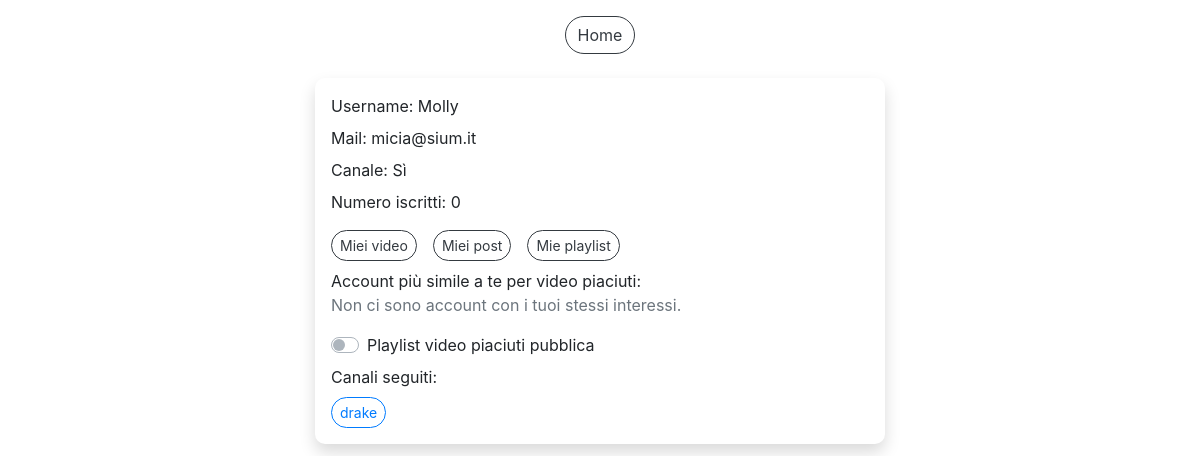
The app's page /info.php (signed in), older data.
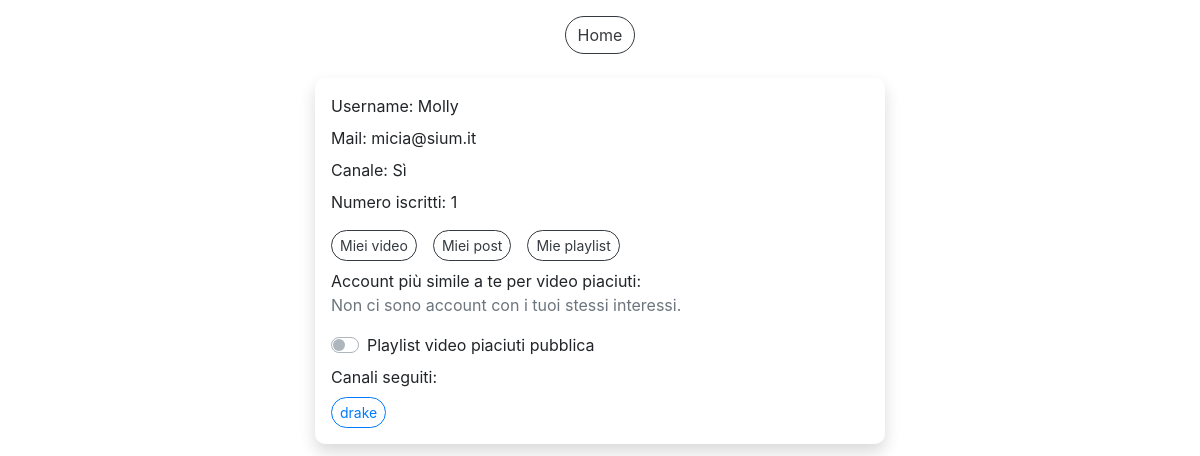
The same page, newer data.
### tables this page shows
CREATE TABLE `accounts` (
  `IdAccount` int(11) NOT NULL,
  `Username` varchar(40) NOT NULL,
  `Mail` varchar(40) NOT NULL,
  `Password` varchar(100) NOT NULL,
  `Canale` tinyint(1) NOT NULL,
  `NumeroIscritti` int(11) DEFAULT NULL
);

### check_canale.php (called while the page is built, shortened)
<?php
  include("db.php");
  $sql="SELECT * FROM Accounts WHERE IdAccount=?";
  $query=$db->prepare($sql);
  $dati=array($_SESSION["loginID"]);
  $query->execute($dati);
  $ris=$query->fetchAll();
  foreach($ris as $row) {
    $canale=$row["Canale"];
  }
?>

### info.php (the view, shortened to what this page needs)
<!DOCTYPE html>
<html>
<head>
  <link rel="stylesheet" href="css/style.css">
  <link rel="stylesheet" href="css/custom_style.css">
</head>
<body>
  <?php
    include("db.php");
    include("check_canale.php");
  ?>
  <div class="container-fluid pt-3">
    <div class="row justify-content-center">
      <button type="button" class="btn btn-outline-dark" onclick="location.href='home.php'">Home</button>
    </div>
    <div id="infoDiv" class="row justify-content-center mt-4">
      <div class="col shadow p-3" style="border-radius: 10px 10px 10px 10px; margin: auto; max-width: 570px">
      <?php
        $canaleStr="No";
        if($canale) $canaleStr="Sì";
        foreach($ris as $row) {
          echo '<div class="mb-2">Username: '. $row["Username"] .'</div>
                <div class="mb-2">Mail: '. $row["Mail"] .'</div>
                <div class="mb-2">Canale: '. $canaleStr .'</div>';
          if($canale) {
            echo '<div class="mb-2">Numero iscritti: '. $row["NumeroIscritti"] .'</div>';
            echo '<button type="button" class="btn btn-outline-dark btn-sm mt-2 mb-2 mr-3" onclick="location.href=\'miei_video.php\'">Miei video</button>';
            echo '<button type="button" class="btn btn-outline-dark btn-sm mt-2 mb-2 mr-3" onclick="location.href=\'miei_post.php\'">Miei post</button>';
          } else {
            echo '<button type="button" class="btn btn-outline-dark btn-sm mt-2 mb-2 mr-3" onclick="confirmChannel()">Attiva canale</button>';
          }
          echo '<button type="button" class="btn btn-outline-dark btn-sm mt-2 mb-2" onclick="location.href=\'mie_playlist.php\'">Mie playlist</button>';
          echo '<div>Account più simile a te per video piaciuti:';
          $sql="SELECT p1.IdPlaylist, Username, Canale, count(*) AS num FROM Accounts a1, Playlists p1, Composizioni_playlists c1 WHERE a1.IdAccount=p1.IdAccount AND p1.IdPlaylist=c1.IdPlaylist AND p1.Pubblica=1 AND p1.TipoPlaylist=2
                AND a1.IdAccount!=? AND c1.IdVideo=ANY(SELECT c2.IdVideo FROM Playlists p2, Composizioni_playlists c2 WHERE p2.IdPlaylist=c2.IdPlaylist AND p2.TipoPlaylist=2 AND p2.IdAccount=?)
                GROUP BY a1.IdAccount, p1.idPlaylist ORDER BY num DESC LIMIT 1";
          $query=$db->prepare($sql);
          $dati=array($_SESSION["loginID"], $_SESSION["loginID"]);
          $query->execute($dati);
          $ris=$query->fetchAll();
          if(count($ris)==0) {
            echo '<p class="text-muted">Non ci sono account con i tuoi stessi interessi.</p>';
          }
          $pubbl="";
          echo '</div>';
          echo '<div class="custom-control custom-switch mb-2">
                  <input type="checkbox" class="custom-control-input" id="likesSwitch" onclick="switchLikesPubbl()" '. $pubbl .'>
                  <label class="custom-control-label" id="likesSwitchLabel" for="likesSwitch">Playlist video piaciuti pubblica</label>
                </div>';
          echo '<div>Canali seguiti:<div>';
          $sql="SELECT * FROM Accounts a, Iscrizioni i WHERE a.IdAccount=i.IdCanale AND i.IdIscritto=?";
          $query=$db->prepare($sql);
          $dati=array($_SESSION["loginID"]);
          $query->execute($dati);
          $ris=$query->fetchAll();
          foreach($ris as $row) {
            echo '<button type="button" class="btn btn-outline-primary btn-sm mr-3 mt-2" onclick="location.href=\'canale.php?canale='. $row["Username"] .'\'">'. $row["Username"] .'</button>';
          }
          echo '</div></div>';
        }
      ?>
      </div>
    </div>
  </div>
</body>
</html>

### css/custom_style.css (style rules this page uses)
* { transition: 0.4s; }
div, h2, p { cursor: default; }
body { height: 100vh; overflow: auto; }
.btn,.form-control,.custom-select { border-radius: 2rem; }

Row changes from the older to the newer data that the page shows:
changed accounts "Molly": NumeroIscritti "0" → "1"
